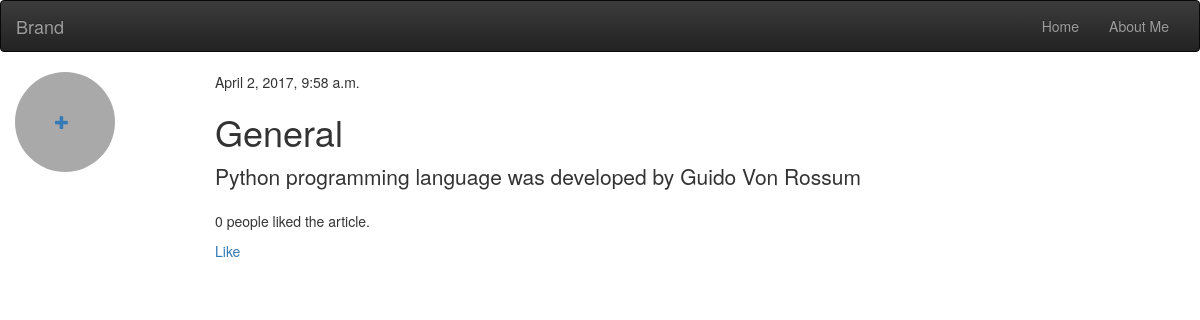
Page /blog/article/2/ on the committed database.
### blog/models.py (models this page shows, shortened)
class Article(models.Model):
    title = models.CharField(max_length = 500)
    published_date = models.DateTimeField(default=timezone.now)
    created_date = models.DateTimeField(blank=True, null=True)
    author = models.CharField(max_length = 250)
    content = models.TextField()
    likes = models.IntegerField(default=0)

### blog/views.py (the view)
def article_detail(request, pk):
    article = get_object_or_404(Article, pk=pk)
    return render(request, 'blog/article_detail.htm', {'article': article})

### blog/templates/blog/article_detail.htm
{% extends 'blog/base.htm' %}
{% block content %}
  {% if article.published_date %}
    {{ article.published_date }}
  {% endif %}
  <h1>{{ article.title }}</h1>
  <p class="lead">{{ article.content|linebreaksbr }}</p>
  <p>{{ article.likes }} people liked the article.</p>
  <p><a href="like/{{ article.id }}">Like</a></p>
{% endblock %}

### rows in the picture
Article: published_date "April 2, 2017, 9:58 a.m.", title "General", content "Python programming language was developed by Guido Von Rossum", likes "0"
